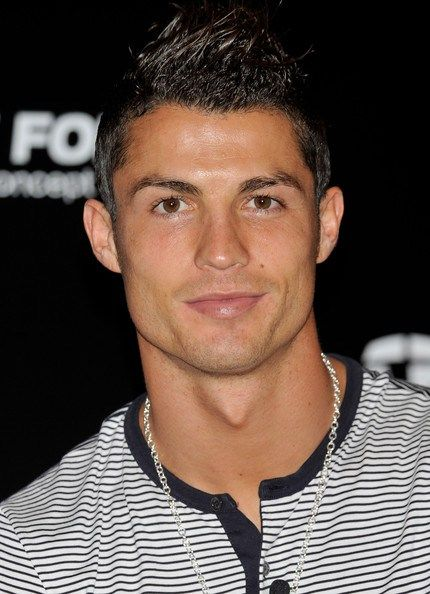
#> input picture model/dataset/cristiano_ronaldo/074c0ea56b80ee9cd06b62fb0ac47cbb.jpg, 430 x 594 px
$ jupyter execute --allow-errors classifier.ipynb
#> lines starting #> are read from the running program, lines starting #| are printed output that depends on the picture
[cell 1]
import numpy as np
import cv2
import matplotlib
from matplotlib import pyplot as plt

[cell 2]
face_cascade=cv2.CascadeClassifier('./opencv/haarcascade_frontalface_default.xml')
eye_cascade=cv2.CascadeClassifier('./opencv/haarcascade_eye.xml')

[cell 3]
def get_cropped_img(img_path):
    img=cv2.imread(img_path)
    if img is not None:
        gray=cv2.cvtColor(img,cv2.COLOR_BGR2GRAY)
        faces=face_cascade.detectMultiScale(gray,1.3,5)
        for (x,y,w,h) in faces:
            roi_gray=gray[y:y+h,x:x+w]
            roi_color=img[y:y+h,x:x+w]
            eyes=eye_cascade.detectMultiScale(roi_gray)
            if len(eyes)>=2:
                return roi_color
            else:
                continue

[cell 4]
path_to_data="./dataset/"
path_to_cr_data="./dataset/cropped/"

[cell 5]
import os
img_dirs=[]
import shutil
if os.path.exists(path_to_cr_data):
    shutil.rmtree(path_to_cr_data)
for entry in os.scandir(path_to_data):
    if entry.is_dir():
        img_dirs.append(entry.path)
#> pass 2 of the loop `for entry in os.scandir(path_to_data):`:

[cell 6]
img_dirs

[cell 7]
import shutil
if os.path.exists(path_to_cr_data):
    shutil.rmtree(path_to_cr_data)
os.mkdir(path_to_cr_data)

[cell 8]
c_img_dirs=[]
celebrity_file_names_dict={}
for img_dir in img_dirs:
    count=1
    celebrity_name=img_dir.split('/')[-1]
    print(celebrity_name)

    celebrity_file_names_dict[celebrity_name]=[]

    for entry in os.scandir(img_dir):
        roi_color=get_cropped_img(entry.path)
#> in get_cropped_img, img is the input picture: shape (594, 430, 3); mean B, G, R 73.6, 81.9, 98.3
#> in get_cropped_img, `gray=cv2.cvtColor(img,cv2.COLOR_BGR2GRAY)`:
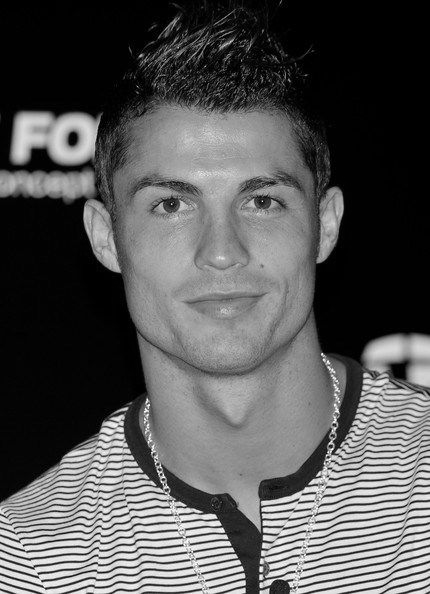
#> gray: shape (594, 430); min 0, max 255, mean 85.9
#> in get_cropped_img, `faces=face_cascade.detectMultiScale(gray,1.3,5)`: faces = [[100, 113, 241, 241], [130, 288, 209, 209]]
#> the loop in get_cropped_img, `for (x,y,w,h) in faces:` made 1 pass
#> (x, y, w, h, eyes) on pass 1: (100, 113, 241, 241, [[43, 65, 54, 54], [134, 63, 53, 53]])
#> pass 1, in get_cropped_img, `roi_gray=gray[y:y+h,x:x+w]`:
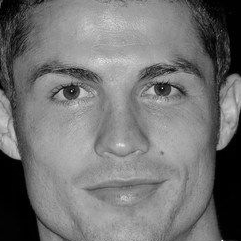
#> roi_gray: shape (241, 241); min 0, max 249, mean 115.8
#> pass 1, in get_cropped_img, `roi_color=img[y:y+h,x:x+w]`:
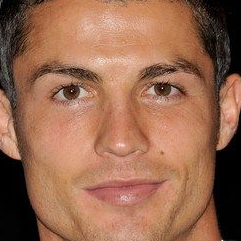
#> roi_color: shape (241, 241, 3); mean B, G, R 80, 104.8, 151.2
        if roi_color is not None:
            cropped_folder=path_to_cr_data+celebrity_name
            if not os.path.exists(cropped_folder):
                os.makedirs(cropped_folder)
                c_img_dirs.append(cropped_folder)
                print("Generating",cropped_folder)

            cropped_file_name=celebrity_name+str(count)+'.png'
            cropped_file_path=cropped_folder+"/"+cropped_file_name

            cv2.imwrite(cropped_file_path,roi_color)
            celebrity_file_names_dict[celebrity_name].append(cropped_file_path)
            count+=1
#> pass 2 of the loop `for img_dir in img_dirs:`:
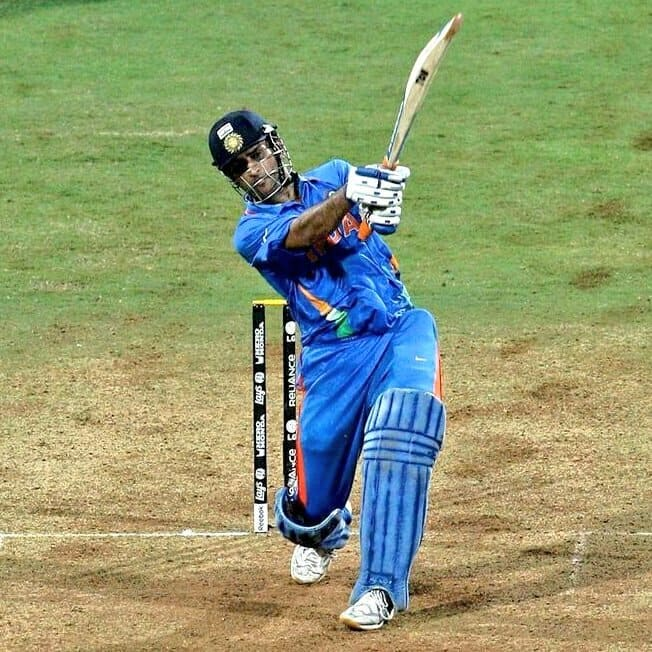
#> input picture model/dataset/MSD/1062121-msd.jpg, 652 x 652 px
#> in get_cropped_img, img is the input picture: shape (652, 652, 3); mean B, G, R 113.7, 155.1, 143.8
#> in get_cropped_img (call 2), `gray=cv2.cvtColor(img,cv2.COLOR_BGR2GRAY)`:
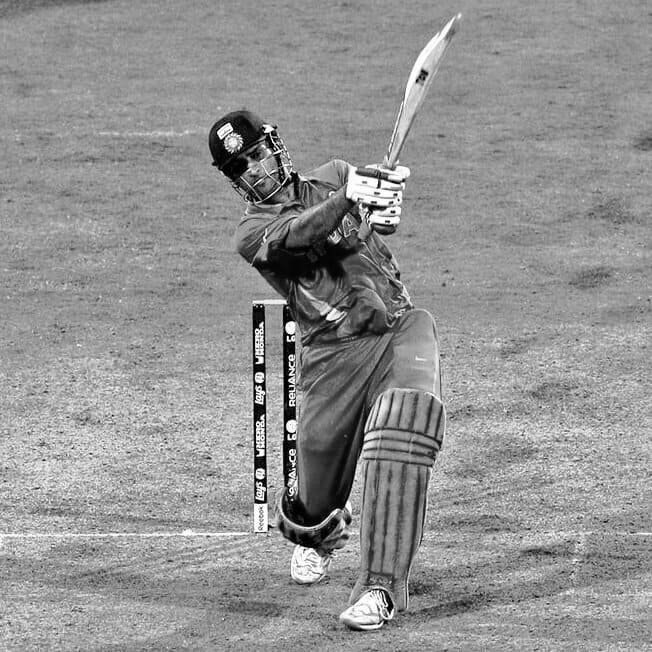
#> gray: shape (652, 652); min 0, max 255, mean 147
#> faces = ()

[cell 9]
celebrity_file_names_dict = {}
for img_dir in c_img_dirs:
    celebrity_name = img_dir.split('/')[-1]
    file_list = []
    for entry in os.scandir(img_dir):
        file_list.append(entry.path)
    celebrity_file_names_dict[celebrity_name] = file_list

[cell 10]
class_dict = {}
count = 0
for celebrity_name in celebrity_file_names_dict.keys():
    class_dict[celebrity_name] = count
    count = count + 1
class_dict
